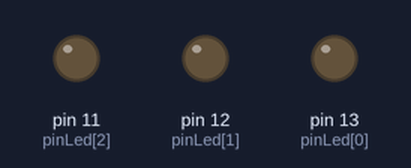
Recording of a sketch running on a simulated Arduino Uno, built with avr-gcc and run on an emulated ATmega328P. Parts: output pins drawn as LEDs (lit = HIGH).

Above: at 1.9 s.
At 4.05 s:
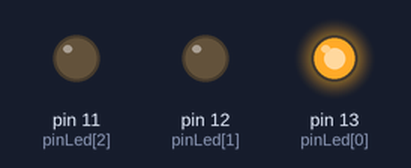
At 4.35 s:
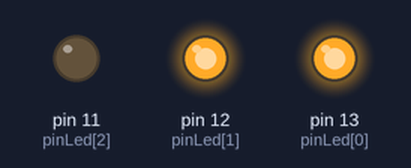
At 6.1 s:
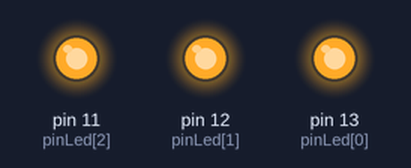
At 7.95 s:
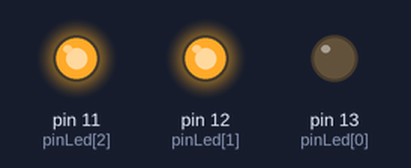
At 8.25 s:
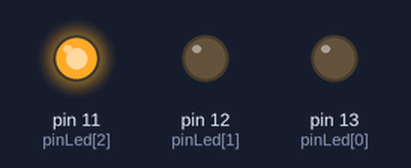
Timing chart, 0 to 10.1 s (numbered marks = the images above):
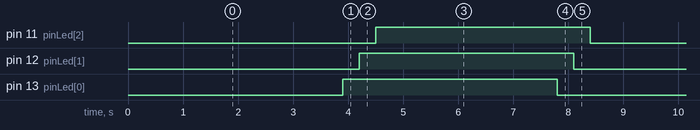

Measured:
- by itself, pin 11 (pinLed[2]), pin 12 (pinLed[1]), pin 13 (pinLed[0]): alternates HIGH for 3.9 s and LOW for 3.9 s
- by itself, everything shown: repeats every 7.8 s, in 6 steps

The sketch:

for_de_3_segundos1.ino
```cpp
// C++ code
/*Faça um programa que acenda 3 leds, um por um, mantenha-os
acesos por 3 segundos e em seguida apague-os, um por um.
*/
int pinLed [3] = {13,12,11};
bool estadoLed = 0;


void setup()
{

   pinMode(pinLed[0], OUTPUT);
   pinMode(pinLed[1], OUTPUT);
   pinMode(pinLed[2], OUTPUT);

}

void loop()
{
  for (int i = 0; i < 3; i++){
    digitalWrite(pinLed[i],estadoLed);
      delay(300);

  }
      delay(3000);

  estadoLed = !estadoLed;
}
```
